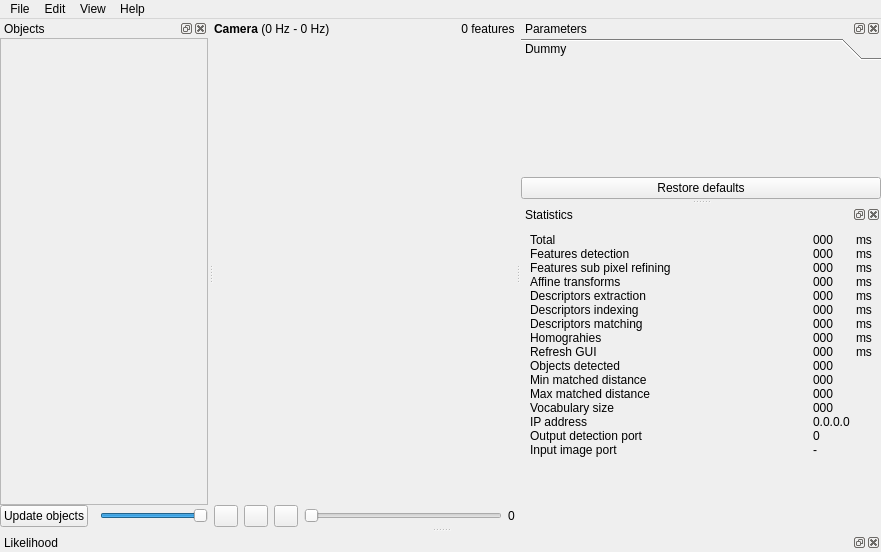
<?xml version="1.0" encoding="UTF-8"?>
<ui version="4.0">
 <class>mainWindow</class>
 <widget class="QMainWindow" name="mainWindow">
  <property name="geometry">
   <rect>
    <x>0</x>
    <y>0</y>
    <width>881</width>
    <height>552</height>
   </rect>
  </property>
  <property name="windowTitle">
   <string>Find-Object</string>
  </property>
  <property name="windowIcon">
   <iconset resource="../resources.qrc">
    <normaloff>:/images/resources/Find-Object.png</normaloff>:/images/resources/Find-Object.png</iconset>
  </property>
  <widget class="QWidget" name="centralwidget">
   <layout class="QVBoxLayout" name="verticalLayout_8">
    <property name="spacing">
     <number>0</number>
    </property>
    <property name="margin">
     <number>0</number>
    </property>
    <item>
     <widget class="find_object::ImageDropWidget" name="imageDrop_scene" native="true">
      <layout class="QVBoxLayout" name="verticalLayout" stretch="0,1,0">
       <property name="spacing">
        <number>0</number>
       </property>
       <property name="margin">
        <number>0</number>
       </property>
       <item>
        <layout class="QHBoxLayout" name="horizontalLayout_2">
         <item>
          <widget class="QLabel" name="label_5">
           <property name="font">
            <font>
             <weight>75</weight>
             <bold>true</bold>
            </font>
           </property>
           <property name="text">
            <string>Camera</string>
           </property>
          </widget>
         </item>
         <item>
          <widget class="QLabel" name="label_timeRefreshRate">
           <property name="text">
            <string> (0 Hz - 0 Hz)</string>
           </property>
          </widget>
         </item>
         <item>
          <spacer name="horizontalSpacer_2">
           <property name="orientation">
            <enum>Qt::Horizontal</enum>
           </property>
           <property name="sizeHint" stdset="0">
            <size>
             <width>40</width>
             <height>20</height>
            </size>
           </property>
          </spacer>
         </item>
         <item>
          <widget class="QLabel" name="label_detectorDescriptorType">
           <property name="text">
            <string/>
           </property>
          </widget>
         </item>
         <item>
          <spacer name="horizontalSpacer">
           <property name="orientation">
            <enum>Qt::Horizontal</enum>
           </property>
           <property name="sizeHint" stdset="0">
            <size>
             <width>40</width>
             <height>20</height>
            </size>
           </property>
          </spacer>
         </item>
         <item>
          <widget class="QLabel" name="label_nfeatures">
           <property name="text">
            <string>0</string>
           </property>
           <property name="alignment">
            <set>Qt::AlignRight|Qt::AlignTrailing|Qt::AlignVCenter</set>
           </property>
          </widget>
         </item>
         <item>
          <widget class="QLabel" name="label_15">
           <property name="text">
            <string> features</string>
           </property>
          </widget>
         </item>
        </layout>
       </item>
       <item>
        <widget class="find_object::ObjWidget" name="imageView_source" native="true"/>
       </item>
       <item>
        <layout class="QHBoxLayout" name="horizontalLayout">
         <item>
          <widget class="QWidget" name="widget_controls" native="true">
           <layout class="QHBoxLayout" name="horizontalLayout_4">
            <property name="margin">
             <number>0</number>
            </property>
            <item>
             <widget class="QPushButton" name="pushButton_play">
              <property name="sizePolicy">
               <sizepolicy hsizetype="Minimum" vsizetype="Fixed">
                <horstretch>0</horstretch>
                <verstretch>0</verstretch>
               </sizepolicy>
              </property>
              <property name="maximumSize">
               <size>
                <width>24</width>
                <height>24</height>
               </size>
              </property>
              <property name="text">
               <string/>
              </property>
              <property name="icon">
               <iconset resource="../resources.qrc">
                <normaloff>:/images/resources/TheWorkingGroup_video_play.ico</normaloff>:/images/resources/TheWorkingGroup_video_play.ico</iconset>
              </property>
             </widget>
            </item>
            <item>
             <widget class="QPushButton" name="pushButton_pause">
              <property name="maximumSize">
               <size>
                <width>24</width>
                <height>24</height>
               </size>
              </property>
              <property name="text">
               <string/>
              </property>
              <property name="icon">
               <iconset resource="../resources.qrc">
                <normaloff>:/images/resources/TheWorkingGroup_video_pause.ico</normaloff>:/images/resources/TheWorkingGroup_video_pause.ico</iconset>
              </property>
             </widget>
            </item>
            <item>
             <widget class="QPushButton" name="pushButton_stop">
              <property name="maximumSize">
               <size>
                <width>24</width>
                <height>24</height>
               </size>
              </property>
              <property name="text">
               <string/>
              </property>
              <property name="icon">
               <iconset resource="../resources.qrc">
                <normaloff>:/images/resources/TheWorkingGroup_video_stop.ico</normaloff>:/images/resources/TheWorkingGroup_video_stop.ico</iconset>
              </property>
             </widget>
            </item>
            <item>
             <widget class="QSlider" name="horizontalSlider_frames">
              <property name="focusPolicy">
               <enum>Qt::ClickFocus</enum>
              </property>
              <property name="minimum">
               <number>0</number>
              </property>
              <property name="orientation">
               <enum>Qt::Horizontal</enum>
              </property>
             </widget>
            </item>
            <item>
             <widget class="QLabel" name="label_frame">
              <property name="text">
               <string>0</string>
              </property>
             </widget>
            </item>
           </layout>
          </widget>
         </item>
        </layout>
       </item>
      </layout>
     </widget>
    </item>
   </layout>
  </widget>
  <widget class="QMenuBar" name="menubar">
   <property name="geometry">
    <rect>
     <x>0</x>
     <y>0</y>
     <width>881</width>
     <height>22</height>
    </rect>
   </property>
   <widget class="QMenu" name="menuFile">
    <property name="title">
     <string>File</string>
    </property>
    <addaction name="actionLoad_session"/>
    <addaction name="actionSave_session"/>
    <addaction name="separator"/>
    <addaction name="actionLoad_objects"/>
    <addaction name="actionSave_objects"/>
    <addaction name="separator"/>
    <addaction name="actionLoad_vocabulary"/>
    <addaction name="actionSave_vocabulary"/>
    <addaction name="separator"/>
    <addaction name="actionLoad_settings"/>
    <addaction name="actionSave_settings"/>
    <addaction name="separator"/>
    <addaction name="actionExit"/>
   </widget>
   <widget class="QMenu" name="menuEdit">
    <property name="title">
     <string>Edit</string>
    </property>
    <addaction name="actionAdd_object_from_scene"/>
    <addaction name="actionAdd_objects_from_files"/>
    <addaction name="separator"/>
    <addaction name="actionLoad_scene_from_file"/>
    <addaction name="actionCamera_from_directory_of_images"/>
    <addaction name="actionCamera_from_video_file"/>
    <addaction name="actionCamera_from_TCP_IP"/>
    <addaction name="separator"/>
    <addaction name="actionStart_camera"/>
    <addaction name="actionPause_camera"/>
    <addaction name="actionStop_camera"/>
    <addaction name="separator"/>
    <addaction name="actionRestore_all_default_settings"/>
    <addaction name="separator"/>
    <addaction name="actionRemove_all_objects"/>
   </widget>
   <widget class="QMenu" name="menuView">
    <property name="title">
     <string>View</string>
    </property>
    <addaction name="actionHide_objects_features"/>
    <addaction name="actionShow_objects_features"/>
    <addaction name="separator"/>
   </widget>
   <widget class="QMenu" name="menu">
    <property name="title">
     <string>Help</string>
    </property>
    <addaction name="actionAbout"/>
   </widget>
   <addaction name="menuFile"/>
   <addaction name="menuEdit"/>
   <addaction name="menuView"/>
   <addaction name="menu"/>
  </widget>
  <widget class="QDockWidget" name="dockWidget_parameters">
   <property name="minimumSize">
    <size>
     <width>360</width>
     <height>168</height>
    </size>
   </property>
   <property name="floating">
    <bool>false</bool>
   </property>
   <property name="windowTitle">
    <string>Parameters</string>
   </property>
   <attribute name="dockWidgetArea">
    <number>2</number>
   </attribute>
   <widget class="QWidget" name="dockWidgetContents">
    <layout class="QVBoxLayout" name="verticalLayout_4">
     <property name="spacing">
      <number>0</number>
     </property>
     <property name="margin">
      <number>0</number>
     </property>
     <item>
      <widget class="find_object::ParametersToolBox" name="toolBox">
       <property name="currentIndex">
        <number>0</number>
       </property>
       <widget class="QWidget" name="page_1">
        <property name="geometry">
         <rect>
          <x>0</x>
          <y>0</y>
          <width>348</width>
          <height>76</height>
         </rect>
        </property>
        <attribute name="label">
         <string>Dummy</string>
        </attribute>
        <layout class="QVBoxLayout" name="verticalLayout_5"/>
       </widget>
      </widget>
     </item>
     <item>
      <widget class="QPushButton" name="pushButton_restoreDefaults">
       <property name="text">
        <string>Restore defaults</string>
       </property>
      </widget>
     </item>
    </layout>
   </widget>
  </widget>
  <widget class="QDockWidget" name="dockWidget_objects">
   <property name="minimumSize">
    <size>
     <width>208</width>
     <height>196</height>
    </size>
   </property>
   <property name="windowTitle">
    <string>Objects</string>
   </property>
   <attribute name="dockWidgetArea">
    <number>1</number>
   </attribute>
   <widget class="QWidget" name="dockWidgetContents_2">
    <layout class="QVBoxLayout" name="verticalLayout_6">
     <property name="margin">
      <number>0</number>
     </property>
     <item>
      <widget class="find_object::ImageDropWidget" name="imageDrop_objects" native="true">
       <layout class="QVBoxLayout" name="verticalLayout_3">
        <property name="spacing">
         <number>0</number>
        </property>
        <property name="margin">
         <number>0</number>
        </property>
        <item>
         <widget class="QScrollArea" name="objects_area">
          <property name="minimumSize">
           <size>
            <width>150</width>
            <height>0</height>
           </size>
          </property>
          <property name="widgetResizable">
           <bool>true</bool>
          </property>
          <widget class="QWidget" name="scrollAreaWidgetContents">
           <property name="geometry">
            <rect>
             <x>0</x>
             <y>0</y>
             <width>222</width>
             <height>425</height>
            </rect>
           </property>
           <layout class="QVBoxLayout" name="verticalLayout_objects">
            <property name="spacing">
             <number>0</number>
            </property>
            <property name="margin">
             <number>0</number>
            </property>
            <item>
             <spacer name="verticalSpacer">
              <property name="orientation">
               <enum>Qt::Vertical</enum>
              </property>
              <property name="sizeHint" stdset="0">
               <size>
                <width>20</width>
                <height>230</height>
               </size>
              </property>
             </spacer>
            </item>
           </layout>
          </widget>
         </widget>
        </item>
        <item>
         <layout class="QHBoxLayout" name="horizontalLayout_3">
          <property name="spacing">
           <number>12</number>
          </property>
          <item>
           <widget class="QPushButton" name="pushButton_updateObjects">
            <property name="text">
             <string>Update objects</string>
            </property>
           </widget>
          </item>
          <item>
           <widget class="QSlider" name="horizontalSlider_objectsSize">
            <property name="minimumSize">
             <size>
              <width>20</width>
              <height>0</height>
             </size>
            </property>
            <property name="focusPolicy">
             <enum>Qt::ClickFocus</enum>
            </property>
            <property name="maximum">
             <number>100</number>
            </property>
            <property name="value">
             <number>100</number>
            </property>
            <property name="orientation">
             <enum>Qt::Horizontal</enum>
            </property>
           </widget>
          </item>
         </layout>
        </item>
       </layout>
      </widget>
     </item>
    </layout>
   </widget>
  </widget>
  <widget class="QDockWidget" name="dockWidget_plot">
   <property name="windowTitle">
    <string>Likelihood</string>
   </property>
   <attribute name="dockWidgetArea">
    <number>8</number>
   </attribute>
   <widget class="QWidget" name="dockWidgetContents_3">
    <layout class="QVBoxLayout" name="verticalLayout_7">
     <property name="spacing">
      <number>0</number>
     </property>
     <property name="margin">
      <number>0</number>
     </property>
     <item>
      <widget class="UPlot" name="likelihoodPlot" native="true"/>
     </item>
    </layout>
   </widget>
  </widget>
  <widget class="QDockWidget" name="dockWidget_statistics">
   <property name="windowTitle">
    <string>Statistics</string>
   </property>
   <attribute name="dockWidgetArea">
    <number>2</number>
   </attribute>
   <widget class="QWidget" name="dockWidgetContents_4">
    <layout class="QVBoxLayout" name="verticalLayout_2">
     <item>
      <layout class="QGridLayout" name="gridLayout" columnstretch="1,0,0">
       <property name="horizontalSpacing">
        <number>6</number>
       </property>
       <property name="verticalSpacing">
        <number>0</number>
       </property>
       <item row="5" column="1">
        <widget class="QLabel" name="label_timeIndexing">
         <property name="text">
          <string>000</string>
         </property>
        </widget>
       </item>
       <item row="6" column="1">
        <widget class="QLabel" name="label_timeMatching">
         <property name="text">
          <string>000</string>
         </property>
        </widget>
       </item>
       <item row="5" column="2">
        <widget class="QLabel" name="label_9">
         <property name="text">
          <string>ms</string>
         </property>
        </widget>
       </item>
       <item row="6" column="2">
        <widget class="QLabel" name="label_10">
         <property name="text">
          <string>ms</string>
         </property>
        </widget>
       </item>
       <item row="0" column="2">
        <widget class="QLabel" name="label_16">
         <property name="text">
          <string>ms</string>
         </property>
        </widget>
       </item>
       <item row="12" column="0">
        <widget class="QLabel" name="label_17">
         <property name="text">
          <string>Vocabulary size</string>
         </property>
        </widget>
       </item>
       <item row="12" column="1">
        <widget class="QLabel" name="label_vocabularySize">
         <property name="text">
          <string>000</string>
         </property>
        </widget>
       </item>
       <item row="13" column="0">
        <widget class="QLabel" name="label_18">
         <property name="text">
          <string>IP address</string>
         </property>
        </widget>
       </item>
       <item row="14" column="0">
        <widget class="QLabel" name="label_19">
         <property name="text">
          <string>Output detection port</string>
         </property>
        </widget>
       </item>
       <item row="13" column="1">
        <widget class="QLabel" name="label_ipAddress">
         <property name="text">
          <string>0.0.0.0</string>
         </property>
        </widget>
       </item>
       <item row="14" column="1">
        <widget class="QLabel" name="label_port">
         <property name="text">
          <string>0</string>
         </property>
        </widget>
       </item>
       <item row="9" column="0">
        <widget class="QLabel" name="label_20">
         <property name="text">
          <string>Objects detected</string>
         </property>
        </widget>
       </item>
       <item row="9" column="1">
        <widget class="QLabel" name="label_objectsDetected">
         <property name="text">
          <string>000</string>
         </property>
        </widget>
       </item>
       <item row="7" column="1">
        <widget class="QLabel" name="label_timeHomographies">
         <property name="text">
          <string>000</string>
         </property>
        </widget>
       </item>
       <item row="15" column="0">
        <widget class="QLabel" name="label_21">
         <property name="text">
          <string>Input image port</string>
         </property>
        </widget>
       </item>
       <item row="15" column="1">
        <widget class="QLabel" name="label_port_image">
         <property name="text">
          <string>-</string>
         </property>
        </widget>
       </item>
       <item row="3" column="0">
        <widget class="QLabel" name="label_22">
         <property name="text">
          <string>Affine transforms</string>
         </property>
        </widget>
       </item>
       <item row="5" column="0">
        <widget class="QLabel" name="label_8">
         <property name="text">
          <string>Descriptors indexing</string>
         </property>
        </widget>
       </item>
       <item row="7" column="2">
        <widget class="QLabel" name="label_12">
         <property name="text">
          <string>ms</string>
         </property>
        </widget>
       </item>
       <item row="10" column="1">
        <widget class="QLabel" name="label_minMatchedDistance">
         <property name="text">
          <string>000</string>
         </property>
        </widget>
       </item>
       <item row="10" column="0">
        <widget class="QLabel" name="label_13">
         <property name="text">
          <string>Min matched distance</string>
         </property>
        </widget>
       </item>
       <item row="11" column="0">
        <widget class="QLabel" name="label_14">
         <property name="text">
          <string>Max matched distance</string>
         </property>
        </widget>
       </item>
       <item row="11" column="1">
        <widget class="QLabel" name="label_maxMatchedDistance">
         <property name="text">
          <string>000</string>
         </property>
        </widget>
       </item>
       <item row="7" column="0">
        <widget class="QLabel" name="label_11">
         <property name="text">
          <string>Homograhies</string>
         </property>
        </widget>
       </item>
       <item row="4" column="0">
        <widget class="QLabel" name="label_2">
         <property name="text">
          <string>Descriptors extraction</string>
         </property>
        </widget>
       </item>
       <item row="1" column="2">
        <widget class="QLabel" name="label_3">
         <property name="text">
          <string>ms</string>
         </property>
        </widget>
       </item>
       <item row="4" column="1">
        <widget class="QLabel" name="label_timeExtraction">
         <property name="text">
          <string>000</string>
         </property>
        </widget>
       </item>
       <item row="4" column="2">
        <widget class="QLabel" name="label_4">
         <property name="text">
          <string>ms</string>
         </property>
        </widget>
       </item>
       <item row="1" column="0">
        <widget class="QLabel" name="label">
         <property name="text">
          <string>Features detection</string>
         </property>
        </widget>
       </item>
       <item row="1" column="1">
        <widget class="QLabel" name="label_timeDetection">
         <property name="text">
          <string>000</string>
         </property>
        </widget>
       </item>
       <item row="6" column="0">
        <widget class="QLabel" name="label_7">
         <property name="text">
          <string>Descriptors matching</string>
         </property>
        </widget>
       </item>
       <item row="0" column="0">
        <widget class="QLabel" name="label_6">
         <property name="text">
          <string>Total</string>
         </property>
        </widget>
       </item>
       <item row="0" column="1">
        <widget class="QLabel" name="label_timeTotal">
         <property name="text">
          <string>000</string>
         </property>
        </widget>
       </item>
       <item row="3" column="1">
        <widget class="QLabel" name="label_timeSkewAffine">
         <property name="text">
          <string>000</string>
         </property>
        </widget>
       </item>
       <item row="3" column="2">
        <widget class="QLabel" name="label_23">
         <property name="text">
          <string>ms</string>
         </property>
        </widget>
       </item>
       <item row="8" column="0">
        <widget class="QLabel" name="label_24">
         <property name="text">
          <string>Refresh GUI</string>
         </property>
        </widget>
       </item>
       <item row="8" column="1">
        <widget class="QLabel" name="label_timeRefreshGUI">
         <property name="text">
          <string>000</string>
         </property>
        </widget>
       </item>
       <item row="8" column="2">
        <widget class="QLabel" name="label_25">
         <property name="text">
          <string>ms</string>
         </property>
        </widget>
       </item>
       <item row="2" column="0">
        <widget class="QLabel" name="label_26">
         <property name="text">
          <string>Features sub pixel refining</string>
         </property>
        </widget>
       </item>
       <item row="2" column="1">
        <widget class="QLabel" name="label_timeSubPix">
         <property name="text">
          <string>000</string>
         </property>
        </widget>
       </item>
       <item row="2" column="2">
        <widget class="QLabel" name="label_27">
         <property name="text">
          <string>ms</string>
         </property>
        </widget>
       </item>
      </layout>
     </item>
     <item>
      <spacer name="verticalSpacer_2">
       <property name="orientation">
        <enum>Qt::Vertical</enum>
       </property>
       <property name="sizeHint" stdset="0">
        <size>
         <width>20</width>
         <height>40</height>
        </size>
       </property>
      </spacer>
     </item>
    </layout>
   </widget>
  </widget>
  <action name="actionExit">
   <property name="text">
    <string>Exit</string>
   </property>
  </action>
  <action name="actionAdd_object_from_scene">
   <property name="text">
    <string>Add object from scene...</string>
   </property>
  </action>
  <action name="actionStart_camera">
   <property name="text">
    <string>Start camera</string>
   </property>
  </action>
  <action name="actionStop_camera">
   <property name="text">
    <string>Stop camera</string>
   </property>
  </action>
  <action name="actionSave_objects">
   <property name="text">
    <string>Save objects...</string>
   </property>
  </action>
  <action name="actionLoad_objects">
   <property name="text">
    <string>Load objects...</string>
   </property>
  </action>
  <action name="actionAbout">
   <property name="text">
    <string>About...</string>
   </property>
  </action>
  <action name="actionRestore_all_default_settings">
   <property name="text">
    <string>Restore all default settings</string>
   </property>
  </action>
  <action name="actionAdd_objects_from_files">
   <property name="text">
    <string>Add objects from files...</string>
   </property>
  </action>
  <action name="actionLoad_scene_from_file">
   <property name="text">
    <string>Camera from single file...</string>
   </property>
  </action>
  <action name="actionPause_camera">
   <property name="text">
    <string>Pause camera</string>
   </property>
  </action>
  <action name="actionCamera_from_video_file">
   <property name="checkable">
    <bool>true</bool>
   </property>
   <property name="text">
    <string>Camera from video file...</string>
   </property>
  </action>
  <action name="actionRemove_all_objects">
   <property name="text">
    <string>Remove all objects</string>
   </property>
  </action>
  <action name="actionCamera_from_directory_of_images">
   <property name="checkable">
    <bool>true</bool>
   </property>
   <property name="text">
    <string>Camera from directory of images...</string>
   </property>
  </action>
  <action name="actionSave_settings">
   <property name="text">
    <string>Save settings...</string>
   </property>
  </action>
  <action name="actionLoad_settings">
   <property name="text">
    <string>Load settings...</string>
   </property>
  </action>
  <action name="actionCamera_from_TCP_IP">
   <property name="checkable">
    <bool>true</bool>
   </property>
   <property name="text">
    <string>Camera from TCP/IP...</string>
   </property>
  </action>
  <action name="actionLoad_session">
   <property name="text">
    <string>Load session...</string>
   </property>
  </action>
  <action name="actionSave_session">
   <property name="text">
    <string>Save session...</string>
   </property>
  </action>
  <action name="actionHide_objects_features">
   <property name="text">
    <string>Hide objects features</string>
   </property>
  </action>
  <action name="actionShow_objects_features">
   <property name="text">
    <string>Show objects features</string>
   </property>
  </action>
  <action name="actionLoad_vocabulary">
   <property name="text">
    <string>Load vocabulary...</string>
   </property>
  </action>
  <action name="actionSave_vocabulary">
   <property name="text">
    <string>Save vocabulary...</string>
   </property>
  </action>
 </widget>
 <customwidgets>
  <customwidget>
   <class>find_object::ObjWidget</class>
   <extends>QWidget</extends>
   <header>find_object/ObjWidget.h</header>
   <container>1</container>
  </customwidget>
  <customwidget>
   <class>find_object::ParametersToolBox</class>
   <extends>QToolBox</extends>
   <header>ParametersToolBox.h</header>
   <container>1</container>
  </customwidget>
  <customwidget>
   <class>UPlot</class>
   <extends>QWidget</extends>
   <header>utilite/UPlot.h</header>
   <container>1</container>
  </customwidget>
  <customwidget>
   <class>find_object::ImageDropWidget</class>
   <extends>QWidget</extends>
   <header>ImageDropWidget.h</header>
   <container>1</container>
  </customwidget>
 </customwidgets>
 <resources>
  <include location="../resources.qrc"/>
 </resources>
 <connections/>
</ui>
